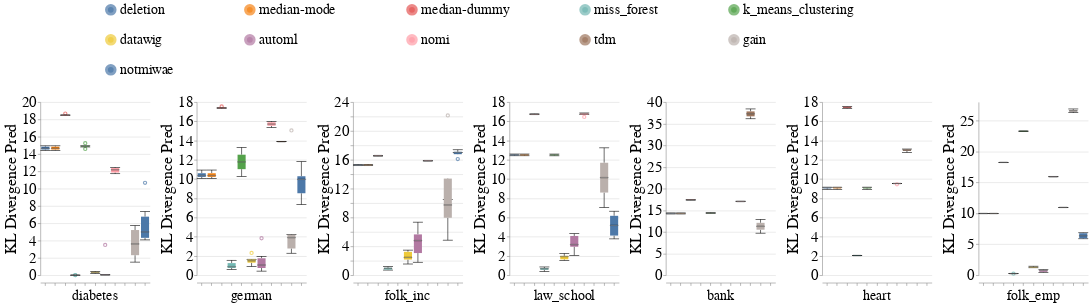

The code cell stored with this chart in its notebook:
### Code cell
create_box_plots_for_diff_imputers_and_datasets_for_mixed_exp(train_injection_scenario='MNAR3',
                                                              test_injection_scenario='MNAR3',
                                                              metric_name='kl_divergence_pred',
                                                              dataset_to_column_name=DATASET_TO_COLUMN_NAME,
                                                              db_client=db_client,
                                                              without_dummy=False)

### Figure 1 — Vega-Lite specification as saved in the notebook (floating-point values rounded to 4 significant figures; data arrays with more than 128 entries replaced by an {"elided": "..."} marker saying what was removed)
{"config": {"view": {"continuousWidth": 400, "continuousHeight": 300, "stroke": null}, "axis": {"labelFontSize": 26, "labelFontWeight": "normal", "titleFontSize": 28, "titleFontWeight": "normal"}, "facet": {"spacing": 15}, "header": {"labelFontSize": 24, "labelOrient": "bottom", "labelPadding": 5, "titleFontSize": 28}, "legend": {"columns": 5, "direction": "horizontal", "labelFontSize": 24, "labelLimit": 400, "orient": "top", "symbolOffset": 110, "symbolStrokeWidth": 10, "titleAnchor": "middle", "titleFontSize": 26, "titleLimit": 300}, "title": {"fontSize": 28}}, "data": {"name": "data-5790f22d61e6431159d65d766ced6a6f"}, "mark": {"type": "boxplot", "median": {"stroke": "black", "strokeWidth": 0.7}, "ticks": true}, "encoding": {"color": {"field": "Null_Imputer_Name", "sort": ["deletion", "median-mode", "median-dummy", "miss_forest", "k_means_clustering", "datawig", "automl", "nomi", "tdm", "gain", "notmiwae"], "title": null, "type": "nominal"}, "column": {"field": "Extended_Dataset_Name", "sort": {"field": "Dataset_Sequence_Number", "order": "ascending"}, "title": null, "type": "nominal"}, "x": {"axis": {"labels": false}, "field": "Null_Imputer_Name", "sort": ["deletion", "median-mode", "median-dummy", "miss_forest", "k_means_clustering", "datawig", "automl", "nomi", "tdm", "gain", "notmiwae"], "title": null, "type": "nominal"}, "y": {"field": "Kl_Divergence_Pred", "scale": {"zero": true}, "title": "KL Divergence Pred", "type": "quantitative"}}, "resolve": {"scale": {"y": "independent"}}, "width": 190, "$schema": "https://vega.github.io/schema/vega-lite/v4.17.0.json", "datasets": {"data-5790f22d61e6431159d65d766ced6a6f": {"elided": "462 records"}}}
